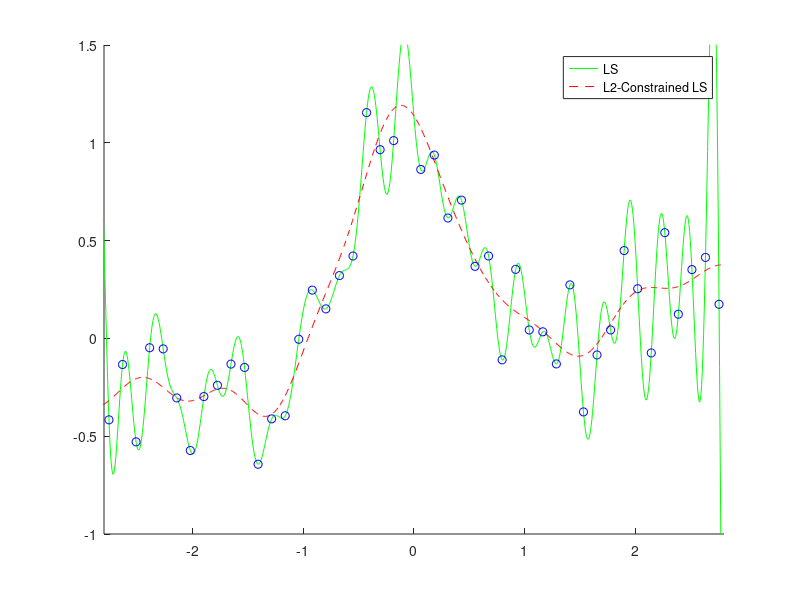

Source code (MATLAB):
n=50; N=1000; x=linspace(-3,3,n)'; X=linspace(-3,3,N)';
pix=pi*x; y=sin(pix)./(pix)+0.1*x+0.2*randn(n,1);

x2=x.^2; X2=X.^2; hh=2*0.3^2; l=0.1;
k=exp(-(repmat(x2,1,n)+repmat(x2',n,1)-2*x*x')/hh);
K=exp(-(repmat(X2,1,n)+repmat(x2',N,1)-2*X*x')/hh);
t1=k\y; F1=K*t1; t2=(k^2+l*eye(n))\(k*y); F2=K*t2;

figure(1); clf; hold on; axis([-2.8 2.8 -1 1.5]);
plot(X,F1,'g-'); plot(X,F2,'r--'); plot(x,y,'bo'); 
legend('LS','L2-Constrained LS');
